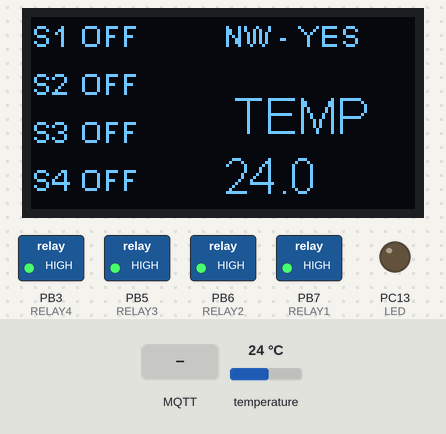
Simulated run of this sketch. Board: STM32 Blue Pill. Shown: 128×64 one-colour display, switched loads named in the sketch (green lamp = pin HIGH), output pins drawn as LEDs (lit = HIGH). Wiring (inferred from the names in the program): DS18B20 sensor: data PB4. The test bench sets the inputs (shaded band); at power-on: temperature 24 °C. WiFi joins after 1.5 s; servers stay silent unless stated; no MQTT or app messages arrive unless stated; pins used as bus, display or sensor lines are not drawn; what the sketch prints to the serial monitor is not drawn.

Above: at 6.7 s.
6.8 s: MQTT message "a" arrives on the first subscribed topic
At 8.0 s:
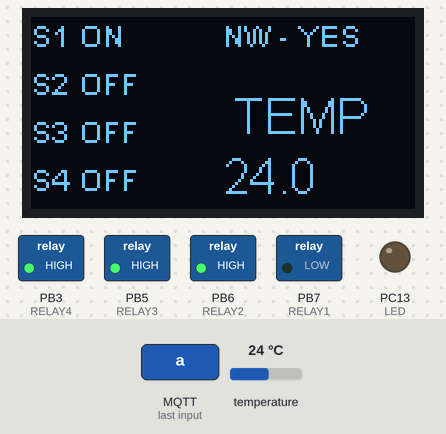
8.5 s: MQTT message "b" arrives on the first subscribed topic
At 9.7 s:
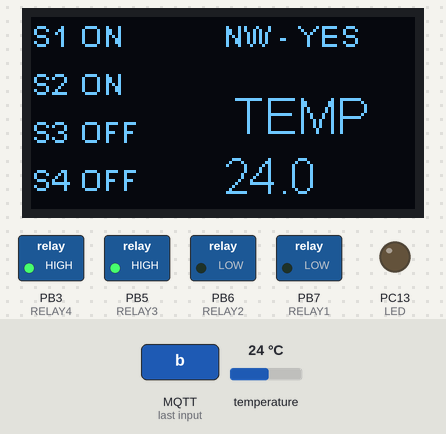
10.0 s: MQTT message "A" arrives on the first subscribed topic
At 11.2 s:
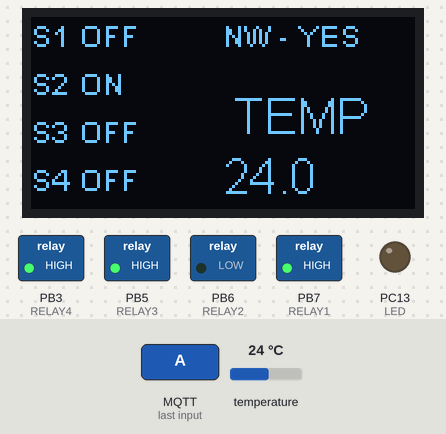
11.5 s: MQTT message "c" arrives on the first subscribed topic
At 12.7 s:
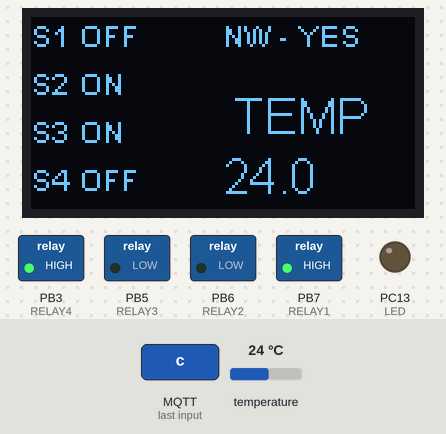
13.0 s: MQTT message "d" arrives on the first subscribed topic
At 13.4 s:
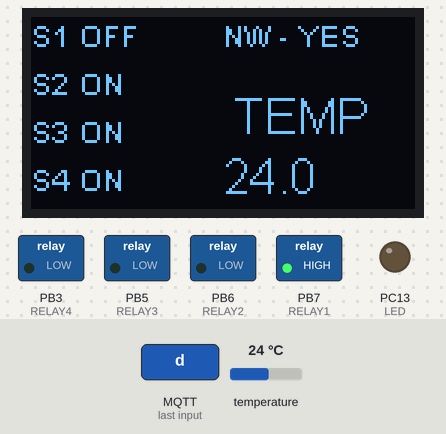
14.5 s: MQTT message "a" arrives on the first subscribed topic
At 15.0 s:
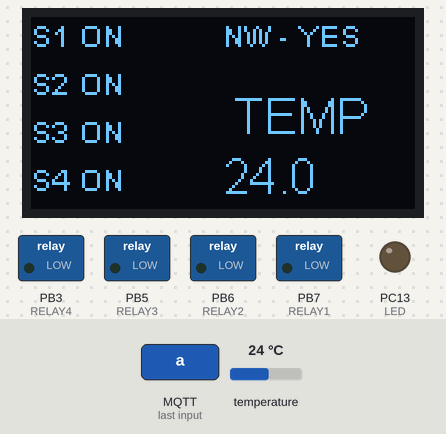
Timing chart, 0 to 17.1 s (numbered marks = the images above; inputs shaded):
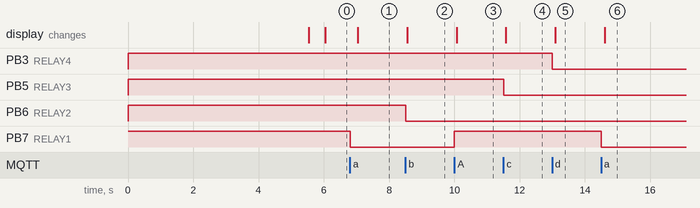

Measured:
- after the input at 6.8 s, PB7 (RELAY1): HIGH → LOW at once; the display: changes after 0.24 s (image 1)
- after the input at 8.5 s, PB6 (RELAY2): HIGH → LOW at once; the display: changes after 0.06 s (image 2)
- after the input at 10.0 s, PB7 (RELAY1): LOW → HIGH at once; the display: changes after 0.07 s (image 3)
- after the input at 11.5 s, PB5 (RELAY3): HIGH → LOW at once; the display: changes after 0.08 s (image 4)
- after the input at 13.0 s, PB3 (RELAY4): HIGH → LOW at once; the display: changes after 0.10 s (image 5)
- after the input at 14.5 s, PB7 (RELAY1): HIGH → LOW at once; the display: changes after 0.11 s (image 6)

The sketch:

STM32BLUEPILL_IOT_HOME.ino
```cpp
// W5300 AND STM32F103 Based IoT Home automation
// Developed By - NK MAKER
#include <Ethernet.h> // This library should be replaced with library available in project
#include <PubSubClient.h>
#include <Wire.h>

// OLED libs
#include "SSD1306.h"

#define LED    	PC13 // for STM32F103 onboard LED
#define RELAY1 	PB7
#define RELAY2 	PB6
#define RELAY3 	PB5
#define RELAY4 	PB3

#define DSPIN	PB4
// Update these with values suitable for your network.
byte mac[]    = {  0xDE, 0xED, 0xBA, 0xFE, 0xFE, 0xED };
IPAddress ip(192, 168, 137, 5);

//IPAddress server(52,57,167,165);
char* server= "broker.hivemq.com";

uint32_t premillis = 0;
uint32_t premillis1 = 0;

uint8_t oled_flag1 = 10;
uint8_t oled_flag2 = 20;
uint8_t oled_flag3 = 30;
uint8_t oled_flag4 = 40;

char tempc[20] = {' '} ;
EthernetClient ethClient;
PubSubClient client(ethClient);

// Oled Display Instance
SSD1306  display(0x3C, PB9, PB8);


void setup()
{
  Serial.begin(115200);
  pinMode(LED,OUTPUT);
  pinMode(RELAY1,OUTPUT);
  pinMode(RELAY2,OUTPUT);
  pinMode(RELAY3,OUTPUT);
  pinMode(RELAY4,OUTPUT);
  digitalWrite(RELAY1,HIGH);
  digitalWrite(RELAY2,HIGH);
  digitalWrite(RELAY3,HIGH);
  digitalWrite(RELAY4,HIGH);

  // Init OLED Sisplay
  display.init();
  display.flipScreenVertically();
  display.clear();
  display.setTextAlignment(TEXT_ALIGN_CENTER);
  display.setFont(ArialMT_Plain_16);
  display.drawString(64, 16, "W5300 IOT Hub");
  display.drawString(64, 32, "STM32F103");
  display.drawString(64, 48, "By NK Maker");
  display.display();
  delay(4000);

  client.setServer(server, 1883);
  client.setCallback(callback);

  Serial.println("** W5300 + STM32F103 BLUEPILL IOT HUB By - NK Maker **");
  Ethernet.begin(mac, ip);
  // Allow the hardware to sort itself out
  delay(1500);
}

void loop()
{
  if(millis() - premillis1 > 500)
  {
    premillis1 = millis();
    display.clear();
    display.setTextAlignment(TEXT_ALIGN_LEFT);
    display.setFont(ArialMT_Plain_10);
    if(oled_flag1 == 10)display.drawString(0, 0,  "S1 OFF");
    if(oled_flag2 == 20)display.drawString(0, 16, "S2 OFF");
    if(oled_flag3 == 30)display.drawString(0, 32, "S3 OFF");
    if(oled_flag4 == 40)display.drawString(0, 48, "S4 OFF");
    if(oled_flag1 == 11)display.drawString(0, 0,  "S1 ON");
    if(oled_flag2 == 21)display.drawString(0, 16, "S2 ON");
    if(oled_flag3 == 31)display.drawString(0, 32, "S3 ON");
    if(oled_flag4 == 41)display.drawString(0, 48, "S4 ON");
    display.drawString(64, 0, "NW - YES");

    display.setFont(ArialMT_Plain_16);
    display.drawString(64, 24, " TEMP");
    display.drawString(64, 44, tempc);
    display.display();
  }

  if (!client.connected()) {
    reconnect();
  }
  if(millis() - premillis > 4000)
  {
    premillis = millis();
    // put your main code here, to run repeatedly:
    double temp = TempRead();
    temp  = temp * 0.0625; // conversion accuracy is 0.0625 / LSB
    Serial.print("Temperature: ");
    Serial.print(temp);
    Serial.println(" °C");
    int val_int = (int)temp;   // compute the integer part of the float
    float val_float = (abs(temp) - abs(val_int)) * 100;
    int val_fra = (int)val_float;
    sprintf (tempc, "%d.%d", val_int, val_fra);
    //Serial.println (tempc) ;
    client.publish("W5300_IOT_PUBT",tempc);
  }
  delay(10);
  client.loop();
}

void callback(char* topic, byte* payload, unsigned int length) {
  Serial.print("Message arrived [");
  Serial.print(topic);
  Serial.print("] ");
  for (int i=0;i<length;i++) {
    if(payload[0] == 'a') {digitalWrite(RELAY1, LOW);Serial.println("RELAY1 turned ON");client.publish("W5300_IOT_PUB","a");oled_flag1 = 11;}
    else if(payload[0] == 'b') {digitalWrite(RELAY2, LOW);Serial.println("RELAY2 turned ON");client.publish("W5300_IOT_PUB","b");oled_flag2 = 21;}
    else if(payload[0] == 'c') {digitalWrite(RELAY3, LOW);Serial.println("RELAY3 turned ON");client.publish("W5300_IOT_PUB","c");oled_flag3 = 31;}
    else if(payload[0] == 'd') {digitalWrite(RELAY4, LOW);Serial.println("RELAY4 turned ON");client.publish("W5300_IOT_PUB","d");oled_flag4 = 41;}
    else if(payload[0] == 'A') {digitalWrite(RELAY1, HIGH);Serial.println("RELAY1 turned OFF");client.publish("W5300_IOT_PUB","A");oled_flag1 = 10;}
    else if(payload[0] == 'B') {digitalWrite(RELAY2, HIGH);Serial.println("RELAY2 turned OFF");client.publish("W5300_IOT_PUB","B");oled_flag2 = 20;}
    else if(payload[0] == 'C') {digitalWrite(RELAY3, HIGH);Serial.println("RELAY3 turned OFF");client.publish("W5300_IOT_PUB","C");oled_flag3 = 30;}
    else if(payload[0] == 'D') {digitalWrite(RELAY4, HIGH);Serial.println("RELAY4 turned OFF");client.publish("W5300_IOT_PUB","D");oled_flag4 = 40;}
    else if(payload[0] == 'x') {digitalWrite(RELAY1, LOW);digitalWrite(RELAY2, LOW);digitalWrite(RELAY3, LOW);digitalWrite(RELAY4, LOW);Serial.println("ALL RELAY turned ON");client.publish("W5300_IOT_PUB","x");client.publish("W5300_IOT_PUB","a");client.publish("W5300_IOT_PUB","b");client.publish("W5300_IOT_PUB","c");client.publish("W5300_IOT_PUB","d");oled_flag1 = 11;oled_flag2 = 21;oled_flag3 = 31;oled_flag4 = 41;}
    else if(payload[0] == 'X') {digitalWrite(RELAY1, HIGH);digitalWrite(RELAY2, HIGH);digitalWrite(RELAY3, HIGH);digitalWrite(RELAY4, HIGH);Serial.println("ALL RELAY turned OFF");client.publish("W5300_IOT_PUB","X");client.publish("W5300_IOT_PUB","A");client.publish("W5300_IOT_PUB","B");client.publish("W5300_IOT_PUB","C");client.publish("W5300_IOT_PUB","D");oled_flag1 = 10;oled_flag2 = 20;oled_flag3 = 30;oled_flag4 = 40;}

    }
}


void reconnect() {
  // Loop until we're reconnected
  while (!client.connected()) {
    Serial.print("Attempting MQTT connection...");
    // Attempt to connect
    if (client.connect("arduinoclient")) {
      Serial.println("connected");
      // Once connected, publish an announcement...
      client.publish("W5300_IOT_PUB","X");
      client.publish("W5300_IOT_PUB","A");
      client.publish("W5300_IOT_PUB","B");
      client.publish("W5300_IOT_PUB","C");
      client.publish("W5300_IOT_PUB","D");
      // ... and resubscribe
      client.subscribe("W5300_IOT_SUB");
    } else {
      Serial.print("failed, rc=");
      Serial.print(client.state());
      Serial.println(" try again in 5 seconds");
      // Wait 5 seconds before retrying
      delay(5000);
    }
  }
}

boolean DS18B20_Init()
{
  pinMode(DSPIN, OUTPUT);
  digitalWrite(DSPIN, HIGH);
  delayMicroseconds(5);
  digitalWrite(DSPIN, LOW);
  delayMicroseconds(750);//480-960
  digitalWrite(DSPIN, HIGH);
  pinMode(DSPIN, INPUT);
  int t = 0;
  while (digitalRead(DSPIN))
  {
    t++;
    if (t > 60) return false;
    delayMicroseconds(1);
  }
  t = 480 - t;
  pinMode(DSPIN, OUTPUT);
  delayMicroseconds(t);
  digitalWrite(DSPIN, HIGH);
  return true;
}

void DS18B20_Write(byte data)
{
  pinMode(DSPIN, OUTPUT);
  for (int i = 0; i < 8; i++)
  {
    digitalWrite(DSPIN, LOW);
    delayMicroseconds(10);
    if (data & 1) digitalWrite(DSPIN, HIGH);
    else digitalWrite(DSPIN, LOW);
    data >>= 1;
    delayMicroseconds(50);
    digitalWrite(DSPIN, HIGH);
  }
}

byte DS18B20_Read()
{
  pinMode(DSPIN, OUTPUT);
  digitalWrite(DSPIN, HIGH);
  delayMicroseconds(2);
  byte data = 0;
  for (int i = 0; i < 8; i++)
  {
    digitalWrite(DSPIN, LOW);
    delayMicroseconds(1);
    digitalWrite(DSPIN, HIGH);
    pinMode(DSPIN, INPUT);
    delayMicroseconds(5);
    data >>= 1;
    if (digitalRead(DSPIN)) data |= 0x80;
    delayMicroseconds(55);
    pinMode(DSPIN, OUTPUT);
    digitalWrite(DSPIN, HIGH);
  }
  return data;
}

int TempRead()
{
  if (!DS18B20_Init()) return 0;
  DS18B20_Write (0xCC); // Send skip ROM command
  DS18B20_Write (0x44); // Send reading start conversion command
  if (!DS18B20_Init()) return 0;
  DS18B20_Write (0xCC); // Send skip ROM command
  DS18B20_Write (0xBE); // Read the register, a total of nine bytes, the first two bytes are the conversion value
  int temp = DS18B20_Read (); // Low byte
  temp |= DS18B20_Read () << 8; // High byte
  return temp;
}
```
